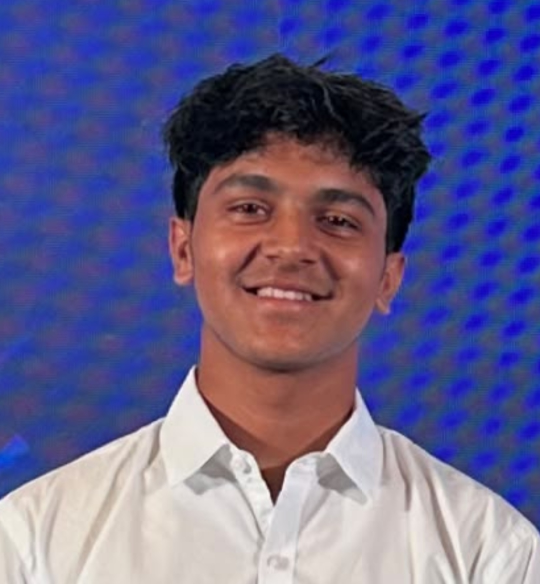
#> input picture portrait.jpg, 1080 x 1168 px (shown at 1/2 size)
$ python generate_portrait.py
#> lines starting #> are read from the running program, lines starting #| are printed output that depends on the picture

from pathlib import Path
from PIL import (
    Image,
    ImageOps,
    ImageEnhance,
    ImageFilter,
)
from xml.sax.saxutils import escape

ROOT = Path(__file__).resolve().parent.parent
PHOTO = ROOT / "portrait.jpg"
OUTPUT = ROOT / "portrait.svg"

# Blue and cyan terminal theme
BACKGROUND = "#07111F"
CYAN = "#67E8F9"
BLUE = "#38BDF8"
TEXT = "#CDEFFF"

# Smooth brightness progression: shadows to highlights
RAMP = "  ..,:;irsXA253hMHGS#9B&@"

# Higher resolution for eyes, nose, hair, and smile
COLUMNS = 220
FONT_SIZE = 5.5
CHAR_WIDTH = 3.5
LINE_HEIGHT = 6.5

# Crop: left, top, right, bottom as fractions of photo dimensions.
# Focus on the head and shoulders instead of the full torso.
CROP = (0.04, 0.01, 0.96, 0.79)

# Image-detail tuning
CONTRAST = 1.8
SHARPNESS = 1.7
EDGE_BLEND = 0.28
EDGE_BOOST = 0.85
BACKGROUND_BLUE_REDUCTION = 0.40


def load_photo():
    """Load the portrait and crop around the face and shoulders."""

    if not PHOTO.is_file():
        raise FileNotFoundError(
            f"Photo not found: {PHOTO}\n"
            "Place your photo in the repository root as portrait.jpg."
        )

    with Image.open(PHOTO) as source:
        image = ImageOps.exif_transpose(source).convert("RGB")

    width, height = image.size
    left, top, right, bottom = CROP

    image = image.crop((
        round(width * left),
        round(height * top),
        round(width * right),
        round(height * bottom),
    ))

    return image


def reduce_blue_background(image):
    """Reduce blue/purple background intensity while preserving skin detail."""

    pixels = []

    for red, green, blue in image.getdata():
        # Detect strongly blue pixels relative to red and green.
        blue_excess = max(0, blue - red - 15)

        if blue > red * 1.12 and blue > green * 0.95:
            reduction = (
                blue_excess / 255
            ) * BACKGROUND_BLUE_REDUCTION

            factor = max(0.45, 1.0 - reduction)

            red = round(red * factor)
            green = round(green * factor)
            blue = round(blue * factor)

        pixels.append((red, green, blue))

    result = Image.new("RGB", image.size)
    result.putdata(pixels)
    return result


def prepare_images(image):
    """Create a detailed grayscale image and a facial contour map."""

    image = reduce_blue_background(image)

    gray = ImageOps.grayscale(image)
    gray = ImageOps.autocontrast(gray, cutoff=0.5)
    gray = ImageEnhance.Contrast(gray).enhance(CONTRAST)
    gray = ImageEnhance.Sharpness(gray).enhance(SHARPNESS)

    # Fine contours capture eyebrows, eyes, nose, lips, and hair.
    softened = gray.filter(ImageFilter.GaussianBlur(radius=0.55))
    edges = softened.filter(ImageFilter.FIND_EDGES)
    edges = ImageOps.autocontrast(edges, cutoff=1)

    return gray, edges


def convert_to_ascii(gray, edges):
    """Blend tonal shading and contours into a high-detail ASCII portrait."""

    rows = max(
        1,
        round(
            COLUMNS
            * gray.height
            / gray.width
            * 0.58
        ),
    )

    size = (COLUMNS, rows)

    # Resize both maps identically to keep the contours aligned.
    gray = gray.resize(size, Image.Resampling.LANCZOS)
    edges = edges.resize(size, Image.Resampling.LANCZOS)

    tones = list(gray.getdata())
    contours = list(edges.getdata())
    lines = []

    ramp_max = len(RAMP) - 1

    for y in range(rows):
        chars = []

        for x in range(COLUMNS):
            pos = y * COLUMNS + x

            tone = tones[pos]
            edge = contours[pos]

            # Preserve the original shading while emphasizing contours.
            value = (
                tone * (1.0 - EDGE_BLEND)
                + max(tone, edge * EDGE_BOOST) * EDGE_BLEND
            )

            value = max(0, min(255, round(value)))

            # Map each pixel's brightness to a character.
            index = round(value * ramp_max / 255)
            index = max(0, min(index, ramp_max))

            chars.append(RAMP[index])

        lines.append("".join(chars))

    return lines, rows


def generate_portrait():
    """Generate the animated terminal-style ASCII portrait."""

    photo = load_photo()
#> in load_photo, source is the input picture: PIL image 1080x1168 RGB; mean R, G, B 99.8, 96, 141
#> in load_photo, `image = image.crop(( round(width * left), round(height * top), round(w..`:
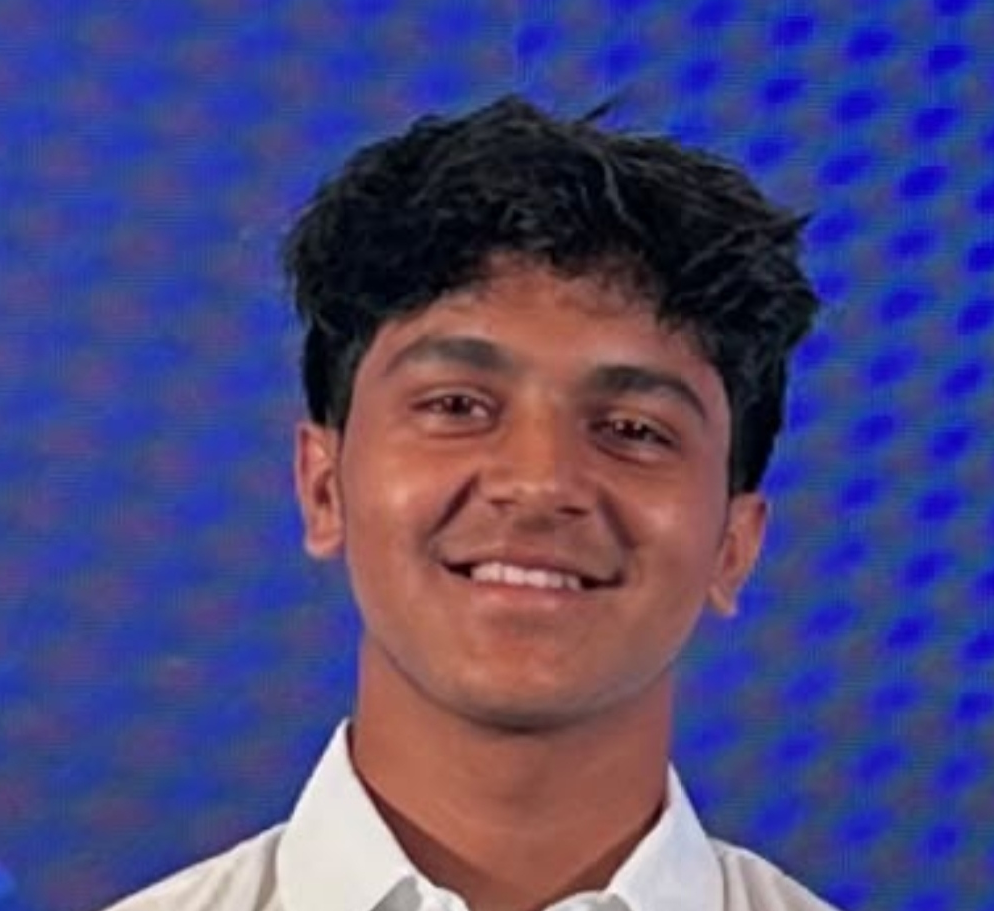
#> image: PIL image 994x911 RGB; mean R, G, B 76, 71.2, 124.1
    original_size = photo.size
#> original_size = (994, 911)

    gray, edges = prepare_images(photo)
#> the loop in reduce_blue_background, `for red, green, blue in image.getdata():` made 905534 passes
#> (red, green, blue, blue_excess, reduction, factor) on passes 1 to 12: (54, 70, 128, 69, 0.108, 0.892), (55, 69, 129, 67, 0.105, 0.895), (54, 70, 128, 69, 0.108, 0.892), (55, 69, 129, 67, 0.105, 0.895), (55, 69, 129, 67, 0.105, 0.895), (55, 69, 130, 69, 0.108, 0.892), (56, 70, 130, 67, 0.105, 0.895), (58, 70, 131, 66, 0.104, 0.896), (58, 70, 131, 66, 0.104, 0.896), (60, 69, 131, 64, 0.1, 0.9), (61, 70, 132, 64, 0.1, 0.9), (61, 69, 132, 63, 0.0988, 0.901)
#> (blue_excess, reduction, factor, red, green, blue) on passes 61 to 66: (117, 0.184, 0.816, 36, 46, 144), (119, 0.187, 0.813, 35, 45, 144), (119, 0.187, 0.813, 37, 46, 146), (121, 0.19, 0.81, 36, 48, 147), (121, 0.19, 0.81, 36, 48, 147), (122, 0.191, 0.809, 34, 47, 145)
#> after the loop in reduce_blue_background, `for red, green, blue in image.getdata():`: factor = 0.791; pixels = 905534 items; reduction = 0.209
#> in reduce_blue_background, `result = Image.new("RGB", image.size)`: result: PIL image 994x911 RGB; every value is 0
#> in reduce_blue_background, `result.putdata(pixels)`:
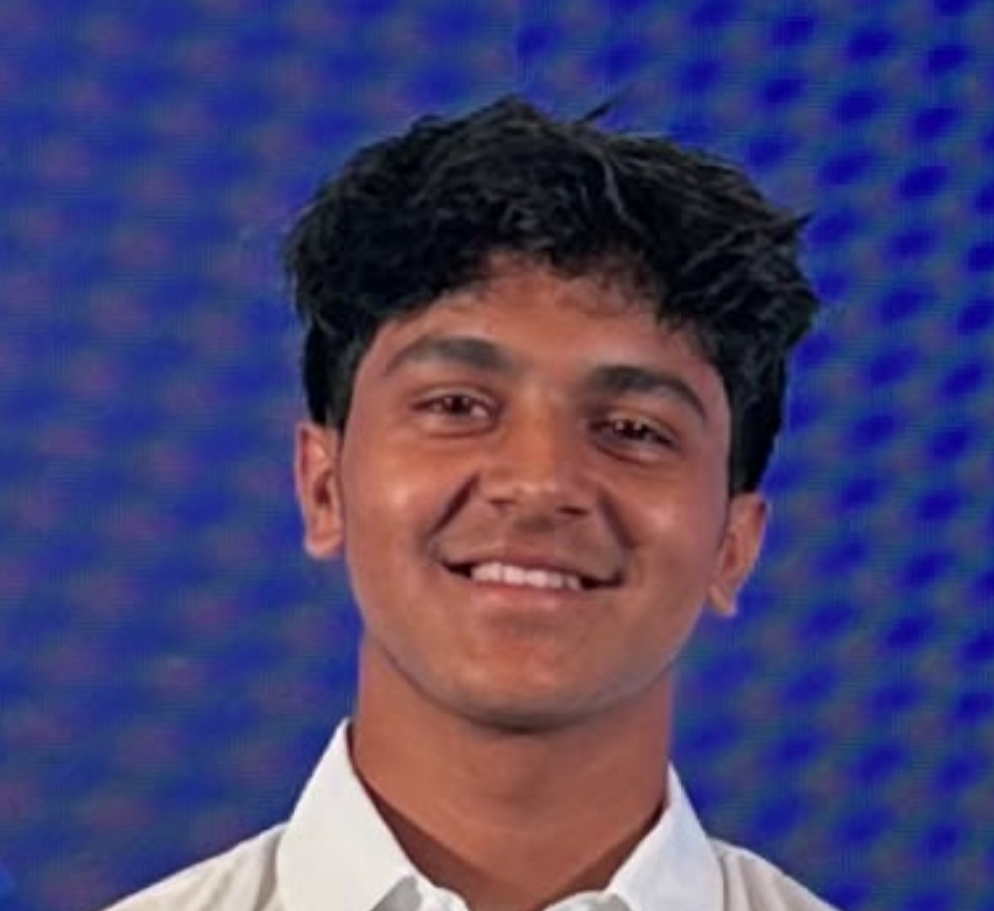
#> result: PIL image 994x911 RGB; mean R, G, B 72.2, 66.1, 110.9
#> in prepare_images, `gray = ImageEnhance.Contrast(gray).enhance(CONTRAST)`:
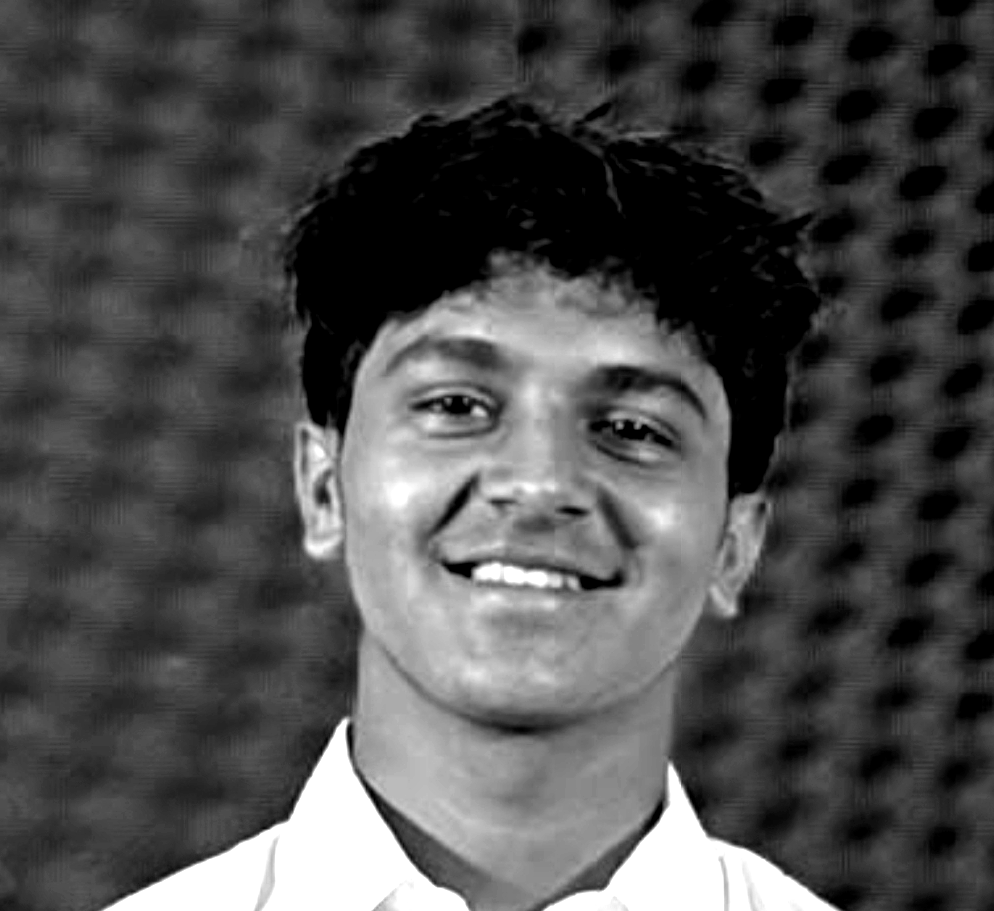
#> gray: PIL image 994x911 L; min 0, max 255, mean 76.5
#> in prepare_images, `edges = softened.filter(ImageFilter.FIND_EDGES)`:
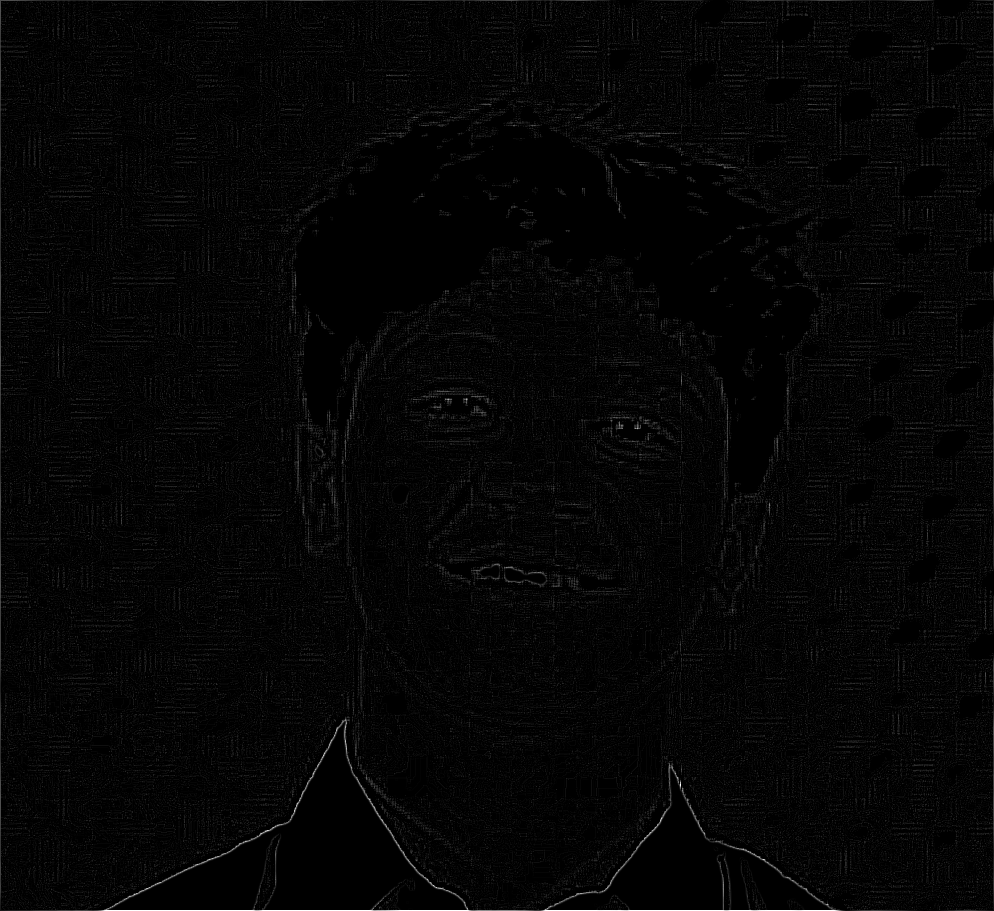
#> edges: PIL image 994x911 L; min 0, max 255, mean 5.2
#> in prepare_images, `edges = ImageOps.autocontrast(edges, cutoff=1)`:
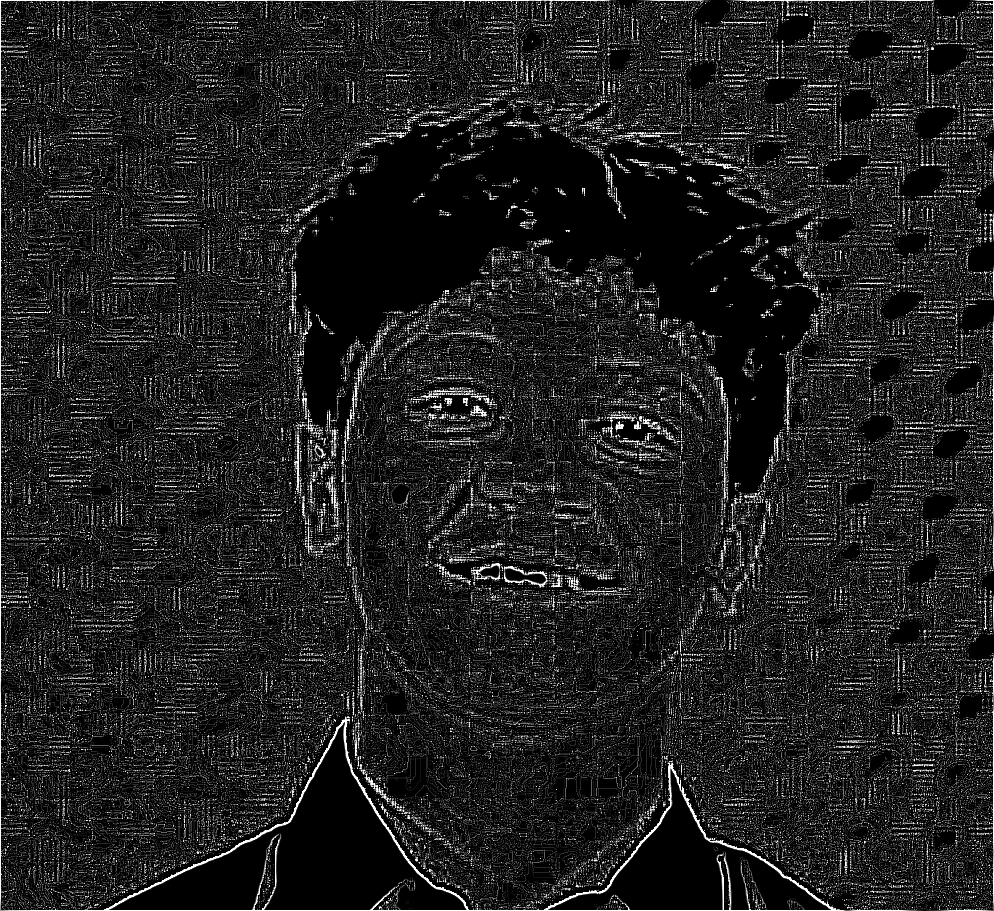
#> edges: PIL image 994x911 L; min 0, max 255, mean 31.7
    lines, rows = convert_to_ascii(gray, edges)
#> in convert_to_ascii, `gray = gray.resize(size, Image.Resampling.LANCZOS)`:
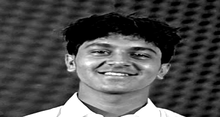
#> gray: PIL image 220x117 L; min 0, max 255, mean 76.3
#> in convert_to_ascii, `edges = edges.resize(size, Image.Resampling.LANCZOS)`:
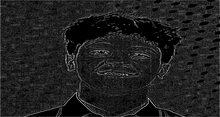
#> edges: PIL image 220x117 L; min 0, max 202, mean 31.7
#> in convert_to_ascii, `tones = list(gray.getdata())`: tones = 25740 items
#> after the loop in convert_to_ascii, `for y in range(rows):`: lines = 117 items
#> lines = 117 items; rows = 117

    padding = 14
    header_height = 40
    footer_height = 38

    svg_width = round(COLUMNS * CHAR_WIDTH + padding * 2)
    svg_height = round(
        header_height + rows * LINE_HEIGHT + footer_height
    )
#> svg_height = 838

    parts = [
        (
            '<svg xmlns="http://www.w3.org/2000/svg" '
            f'width="{svg_width}" height="{svg_height}" '
            f'viewBox="0 0 {svg_width} {svg_height}">'
        ),
        """
        <style>
          .terminal-text {
            font-family: Consolas, "Courier New", monospace;
            font-weight: 600;
            white-space: pre;
          }

          .line {
            opacity: 0;
            animation: reveal 0.45s ease forwards;
          }

          @keyframes reveal {
            from { opacity: 0; }
            to { opacity: 1; }
          }

          @media (prefers-reduced-motion: reduce) {
            .line {
              opacity: 1;
              animation: none;
            }
          }
        </style>
        """,
        f'<rect width="100%" height="100%" rx="12" fill="{BACKGROUND}"/>',
        '<circle cx="17" cy="17" r="4" fill="#FF5F57"/>',
        '<circle cx="31" cy="17" r="4" fill="#FEBC2E"/>',
        '<circle cx="45" cy="17" r="4" fill="#28C840"/>',
        (
            f'<text x="62" y="21" fill="{TEXT}" '
            'font-family="monospace" font-size="10">'
            'sohamkadamm@github: ~/portrait</text>'
        ),
        (
            f'<line x1="10" y1="31" x2="{svg_width - 10}" y2="31" '
            'stroke="#164E63"/>'
        ),
    ]

    start_y = header_height + 3

    for y, line in enumerate(lines):
        color = CYAN if y % 4 in (1, 2) else BLUE
        delay = y * 0.012

        parts.append(
            f'<text x="{padding}" '
            f'y="{start_y + y * LINE_HEIGHT:.2f}" '
            f'font-size="{FONT_SIZE}" '
            'class="terminal-text line" '
            f'fill="{color}" '
            f'style="animation-delay:{delay:.3f}s">'
            f'{escape(line)}</text>'
        )
#> this loop made 117 passes
#> (color, delay) on passes 1 to 12: ('#38BDF8', 0), ('#67E8F9', 0.012), ('#67E8F9', 0.024), ('#38BDF8', 0.036), ('#38BDF8', 0.048), ('#67E8F9', 0.06), ('#67E8F9', 0.072), ('#38BDF8', 0.084), ('#38BDF8', 0.096), ('#67E8F9', 0.108), ('#67E8F9', 0.12), ('#38BDF8', 0.132)
#> color on pass 46: '#67E8F9'

    footer_y = round(start_y + rows * LINE_HEIGHT + 18)

    parts.append(
        f'<text x="{padding}" y="{footer_y}" fill="{TEXT}" '
        'font-family="monospace" font-size="10">'
        'LEARN. BUILD. IMPROVE. REPEAT.'
        '</text>'
    )

    parts.append("</svg>")

    OUTPUT.write_text("\n".join(parts), encoding="utf-8")

    print("Detailed ASCII portrait generated successfully!")
    print(f"Source photo: {PHOTO}")
    print(f"Original dimensions: {original_size}")
#| Original dimensions: (994, 911)
    print(f"ASCII dimensions: {COLUMNS} x {rows}")
#| ASCII dimensions: 220 x 117
    print(f"SVG dimensions: {svg_width} x {svg_height}")
#| SVG dimensions: 798 x 838
    print(f"Output: {OUTPUT}")


if __name__ == "__main__":
    generate_portrait()
